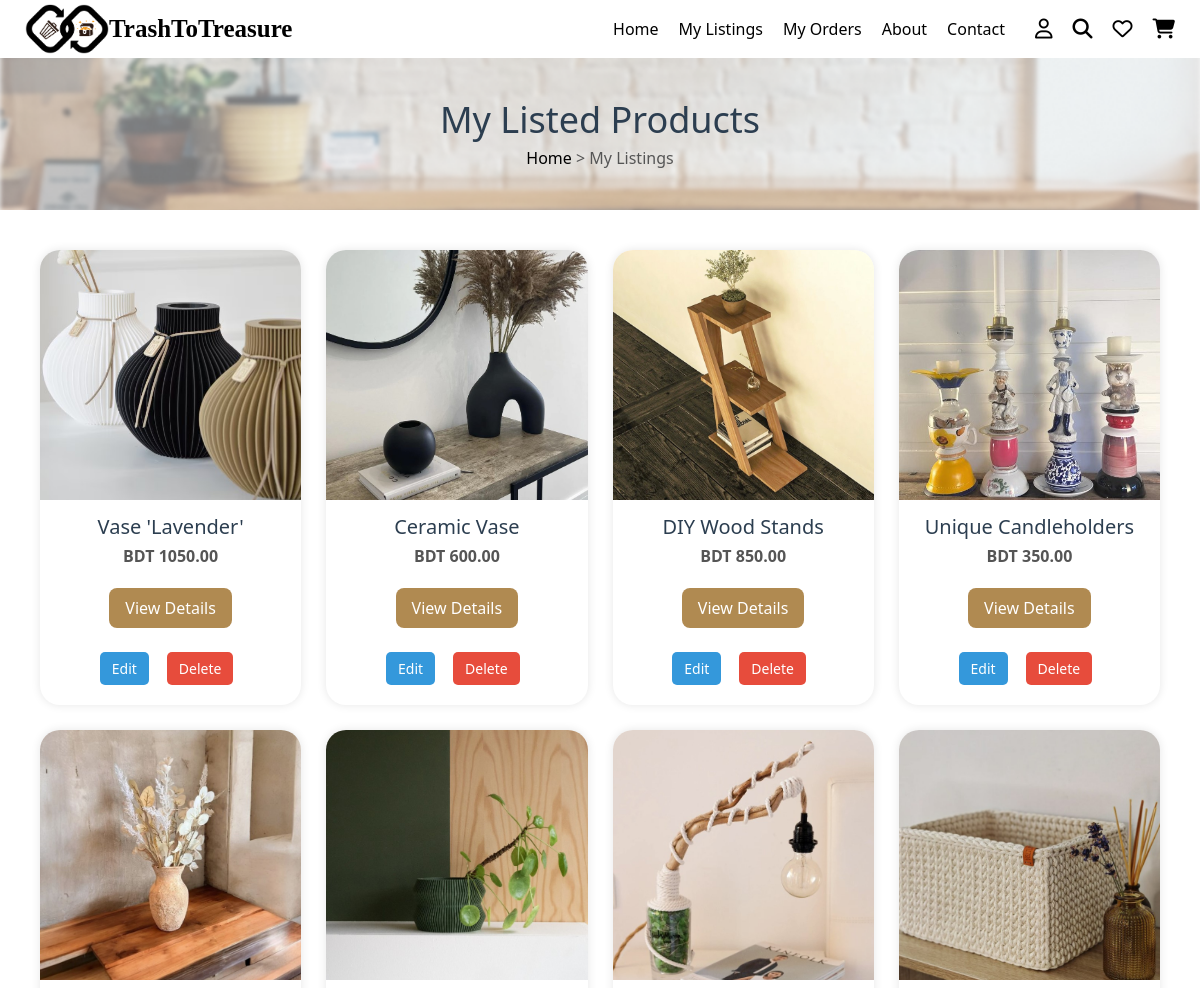
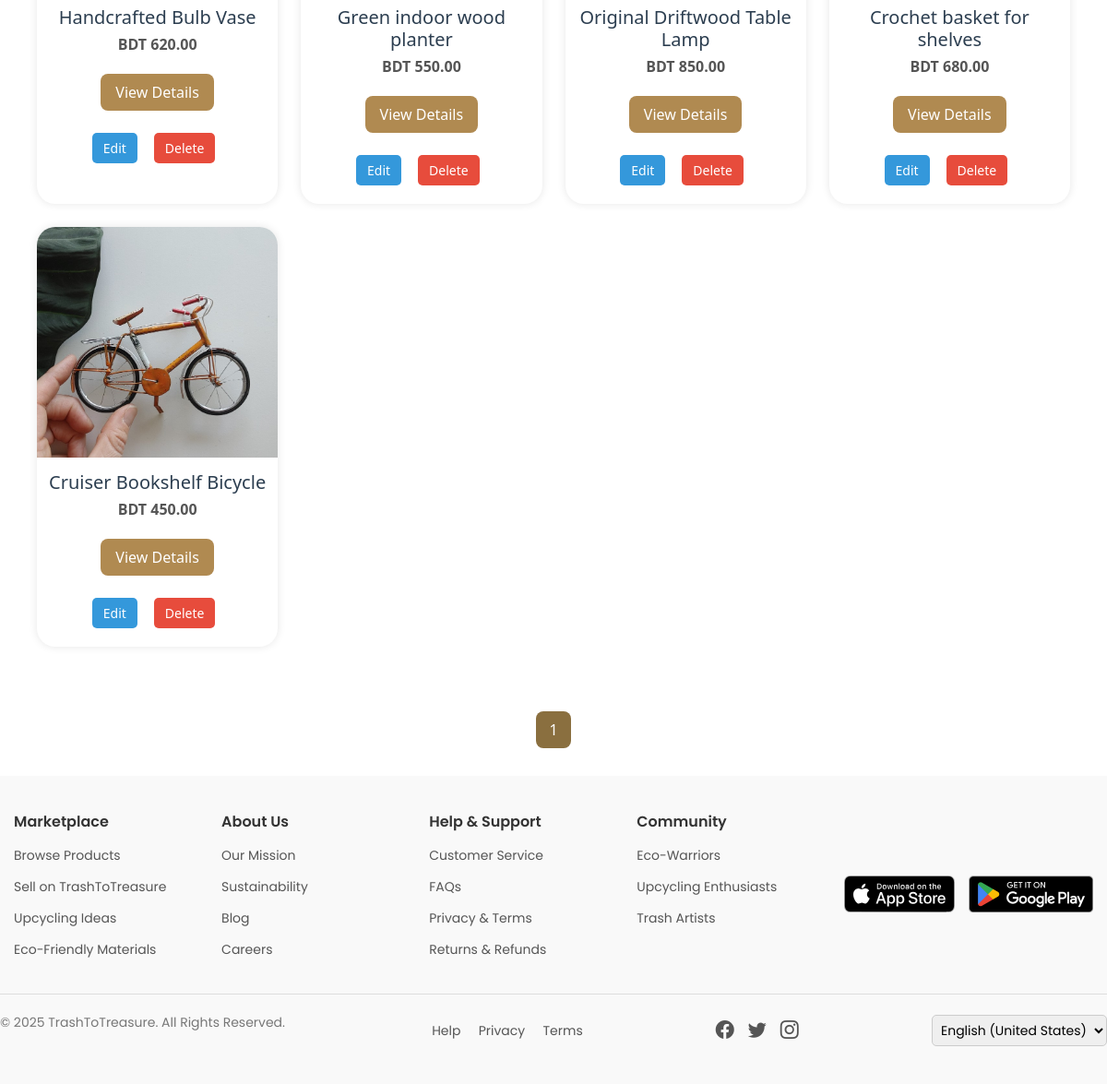
The app's page /listed_products/ (signed in) with its own data (2 pictures, top to bottom).
### marketplace/models.py (models this page shows, shortened)
class UpcycledProduct(models.Model):
    product_name = models.CharField(max_length=255, default="")
    category = models.CharField(max_length=100, default="")
    description = models.TextField()
    price = models.DecimalField(max_digits=10, decimal_places=2)
    product_status = models.CharField(max_length=20, choices=PRODUCT_STATUS_CHOICES, default='active')
    artisan = models.ForeignKey(User, on_delete=models.CASCADE, related_name='upcycled_products', null=True, blank=True)
    approval_status = models.BooleanField(default=False)
    stock_availability = models.IntegerField()
    product_images = models.ImageField(upload_to='upcycled_products/', blank=True, null=True)
    location = models.CharField(max_length=255, default="")
    rating = models.DecimalField(max_digits=3, decimal_places=2, default=0.0)
    tags = models.CharField(max_length=255, blank=True, null=True)
    listing_date = models.DateTimeField(auto_now_add=True)
    last_updated = models.DateTimeField(auto_now=True, null=True, blank=True)
    sold_count = models.IntegerField(default=0)
    delivery_status = models.CharField(max_length=20, choices=DELIVERY_STATUS_CHOICES, default='ready')
    slug = models.SlugField(max_length=255, unique=True, blank=True)
    reviews = GenericRelation(Review)

### marketplace/views.py (the view)
# urls.py: path('listed_products/', listed_products, name='listed_products'),  # Artisan's listed products
@login_required
def listed_products(request):
    if request.user.role != 'artisan':
        return HttpResponseForbidden("You are not authorized to view this page.")
    products = UpcycledProduct.objects.filter(artisan=request.user)
    paginator = Paginator(products, 12) # 12 products per page
    page_number = request.GET.get('page')
    page_obj = paginator.get_page(page_number)
    return render(request, 'listed_products.html', {
        'products': products,  # Keep this if you want to use it elsewhere
        'page_obj': page_obj   # This is the one your grid uses
    })

### marketplace/templates/listed_products.html (shortened to what this page needs)
{% load static %}
{% include "header.html" %}
<!DOCTYPE html>
<html lang="en">
<head>
    <link rel="stylesheet" href="{% static 'css/buyer_profile.css' %}">
</head>
<body>
<section class="product-banner">
    <h2>My Listed Products</h2>
    <p><a href="/">Home</a> >  My Listings</p>
</section>
<div class="products-grid">
    {% for product in page_obj %}
        <div class="product-card">
            <img src="{{ product.product_images.url }}" alt="{{ product.product_name }}">
            <h3>{{ product.product_name }}</h3>
            <p><strong>BDT {{ product.price }}</strong></p>
            <a href="{% url 'upcycled_product_details' product.slug %}" class="view-button">View Details</a>
            <div class="button-pair">
                <a href="{% url 'edit_product'   product.pk %}" class="edit-btn">Edit</a>
                <a href="{% url 'delete_product' product.pk %}" class="delete-btn">Delete</a>
            </div>
        </div>
    {% endfor %}
</div>
<div class="pagination-wrapper">
    <div class="pagination">
        {% for num in page_obj.paginator.page_range %}
            {% if page_obj.number == num %}
                <strong style="margin: 0 5px;">{{ num }}</strong>
            {% elif num >= page_obj.number|add:'-2' and num <= page_obj.number|add:'2' %}
                <a href="?page={{ num }}">{{ num }}</a>
            {% endif %}
        {% endfor %}
    </div>
</div>
</body>
</html>
{% include "footer.html" %}

### marketplace/static/css/buyer_profile.css (style rules this page uses)
.product-banner { text-align: center; padding: 50px 0; background: url('/static/images/bg.png') no-repeat center; background-size: cover; color: #000; }
.product-banner h2 { font-size: 40px; margin: 0; }
.product-banner p { margin: 10px 0 0; }
.product-banner a { color: #000; text-decoration: none; }
h2 { font-size: 24px; margin-bottom: 20px; color: #333; }
.button-pair { display: flex; flex-direction: row; align-items: center; justify-content: space-between; gap: 10px; margin-top: 10px; }

### marketplace/templates/header.html (style rules this page uses)
* { margin: 0; padding: 0; box-sizing: border-box; }
body { font-family: Arial, sans-serif; background: #fff; }

### marketplace/templates/listed_products.html (style rules this page uses)
.products-grid { display: grid; grid-template-columns: repeat(auto-fit, minmax(250px, 1fr)); gap: 25px; padding: 40px; max-width: 1200px; margin: auto; }
.product-card { background: #fff; border-radius: 20px; box-shadow: 0 0 10px rgba(0,0,0,0.1); overflow: hidden; text-align: center; transition: 0.3s ease-in-out; }
.product-card img { width: 100%; height: 250px; object-fit: cover; }
.product-card h3 { margin: 15px 10px 5px; font-size: 20px; color: #2c3e50; }
.product-card p { margin: 0 10px 10px; color: #555; }
.view-button { display: inline-block; margin: 10px 0 20px; padding: 8px 16px; background-color: #b08a51; color: #fff; border-radius: 8px; text-decoration: none; }
.product-banner { text-align: center; background-color: #e0f7ec; padding: 40px 0; }
.product-banner h2 { font-size: 36px; color: #2c3e50; }
.product-banner p { color: #555; margin-top: 5px; }
.pagination-wrapper { width: 100%; display: flex; justify-content: center; margin: 30px 0; }
.pagination { display: flex; gap: 10px; flex-wrap: wrap; }
.pagination a, .pagination strong { padding: 8px 14px; background-color:rgb(0, 0, 0); color: #fff; border-radius: 8px; text-decoration: none; font-weight: 500; }
.pagination strong { background-color: #8a6f3f; }
.button-pair { display: flex; justify-content: center; margin-top: 4px; margin-bottom: 20px; }
.button-pair a { text-decoration: none; }
.edit-btn, .delete-btn { padding: 6px 12px; border-radius: 5px; text-decoration: none; color: white; font-size: 14px; margin-right: 8px; }
.edit-btn { background-color: #3498db; }
.delete-btn { background-color: #e74c3c; }

### records on screen
UpcycledProduct: product_images (picture), product_name "Vase 'Lavender'", price "1050.00"
UpcycledProduct: product_images (picture), product_name "Ceramic Vase", price "600.00"
UpcycledProduct: product_images (picture), product_name "DIY Wood Stands", price "850.00"
UpcycledProduct: product_images (picture), product_name "Unique Candleholders", price "350.00"
UpcycledProduct: product_images (picture), product_name "Handcrafted Bulb Vase", price "620.00"
UpcycledProduct: product_images (picture), product_name "Green indoor wood planter", price "550.00"
UpcycledProduct: product_images (picture), product_name "Original Driftwood Table Lamp", price "850.00"
UpcycledProduct: product_images (picture), product_name "Crochet basket for shelves", price "680.00"
UpcycledProduct: product_images (picture), product_name "Cruiser Bookshelf Bicycle", price "450.00"

### other values on screen
{{ num }} "1"
